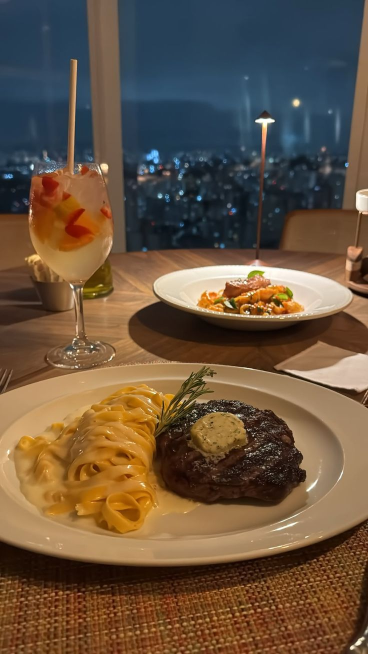
#> input picture aida_modelo/site_api/uploads/imagem-aida.jpg, 736 x 1308 px (shown at 1/2 size)
$ python -i laplaciano_dog_tsr.py   (imports and definitions only)   (older library calls are emulated)
#> lines starting #> are read from the running program, lines starting #| are printed output that depends on the picture
### aida_modelo/utils_imagem.py
from pathlib import Path

import cv2
import numpy as np
import pillow_heif
from PIL import Image


pillow_heif.register_heif_opener()
#> (this line was passed over: pillow_heif is not available in this run)
from PIL import Image, ImageOps, UnidentifiedImageError

from config import EXTENSOES_ACEITAS, PARAMETROS_EXTRATORES, TAMANHO_MAX_BYTES, TAMANHO_MAX_MB

try:
    from pillow_heif import register_heif_opener, register_avif_opener

    register_heif_opener()
#> (this line was passed over: pillow_heif is not available in this run)
    register_avif_opener()
#> (this line was passed over: pillow_heif is not available in this run)
except Exception:
    pass


# [35 lines left out: functions validar_arquivo_imagem, listar_imagens, carregar_imagem_rgb, not called in this run]


def imagem_cinza_float(rgb):
    gray = cv2.cvtColor(rgb, cv2.COLOR_RGB2GRAY)
    return gray.astype(np.float64) / 255.0


# [12 lines left out: function estatisticas, not called in this run]


def limpar_metricas(metricas):
    limpas = {}
    for chave, valor in metricas.items():
        try:
            numero = float(valor)
            if not np.isfinite(numero):
                numero = 0.0
            limpas[chave] = numero
        except Exception:
            limpas[chave] = 0.0
    return limpas

### aida_modelo/extratores/laplaciano_dog_tsr.py
import cv2
import numpy as np

from utils_imagem import carregar_imagem_rgb, limpar_metricas


def extrair_metricas_laplaciano_dog_tsr(gray):
    """Extrai métricas de Laplaciano, DoG e resíduos direcionais (TSR)."""
    metricas = {}

    laplaciano = cv2.Laplacian(gray, cv2.CV_64F)
    laplaciano_abs = np.abs(laplaciano)
    _, laplaciano_forte = cv2.threshold(
        laplaciano_abs,
        30,
        255,
        cv2.THRESH_BINARY,
    )

    metricas["laplaciano_media"] = float(np.mean(laplaciano_abs))
    metricas["laplaciano_desvio"] = float(np.std(laplaciano_abs))
    metricas["laplaciano_variancia"] = float(np.var(laplaciano_abs))
    metricas["laplaciano_maximo"] = float(np.max(laplaciano_abs))
    metricas["laplaciano_pixels_fortes"] = float(
        np.sum(laplaciano_forte > 0) / laplaciano_forte.size
    )

    gray_float = gray.astype(np.float32)
    blur_narrow = cv2.GaussianBlur(gray_float, (3, 3), 0)
    blur_wide = cv2.GaussianBlur(gray_float, (15, 15), 0)
    dog_abs = np.abs(blur_narrow - blur_wide)
    limite_dog = np.mean(dog_abs) + np.std(dog_abs)

    metricas["dog_media"] = float(np.mean(dog_abs))
    metricas["dog_desvio"] = float(np.std(dog_abs))
    metricas["dog_variancia"] = float(np.var(dog_abs))
    metricas["dog_maximo"] = float(np.max(dog_abs))
    metricas["dog_energia"] = float(np.mean(dog_abs**2))
    metricas["dog_pixels_fortes"] = float(
        np.sum(dog_abs > limite_dog) / dog_abs.size
    )

    kernels = {
        "0": np.array([[0, 0, 0], [1, -2, 1], [0, 0, 0]], dtype=np.float32),
        "45": np.array([[0, 0, 1], [0, -2, 0], [1, 0, 0]], dtype=np.float32),
        "90": np.array([[0, 1, 0], [0, -2, 0], [0, 1, 0]], dtype=np.float32),
        "135": np.array([[1, 0, 0], [0, -2, 0], [0, 0, 1]], dtype=np.float32),
    }
    residuos_angulos = {}

    for angulo, kernel in kernels.items():
        residuo = cv2.filter2D(gray_float, cv2.CV_32F, kernel)
        residuo_abs = np.abs(residuo)
        residuos_angulos[angulo] = residuo_abs
        metricas[f"tsr_media_{angulo}"] = float(np.mean(residuo_abs))
        metricas[f"tsr_desvio_{angulo}"] = float(np.std(residuo_abs))
        metricas[f"tsr_energia_{angulo}"] = float(np.mean(residuo_abs**2))

    medias_angulos = [metricas[f"tsr_media_{angulo}"] for angulo in kernels]
    mean_residual = np.mean(list(residuos_angulos.values()), axis=0)

    metricas["tsr_media_geral"] = float(np.mean(mean_residual))
    metricas["tsr_desvio_geral"] = float(np.std(mean_residual))
    metricas["tsr_energia_geral"] = float(np.mean(mean_residual**2))
    metricas["tsr_diferenca_angulos"] = float(
        np.max(medias_angulos) - np.min(medias_angulos)
    )
    metricas["tsr_variacao_angulos"] = float(np.std(medias_angulos))

    return limpar_metricas(metricas)


def extrair_laplaciano_dog_tsr(caminho_imagem):
    """Carrega uma imagem e extrai as métricas dos três métodos."""
    rgb = carregar_imagem_rgb(caminho_imagem)
    gray = cv2.cvtColor(rgb, cv2.COLOR_RGB2GRAY)
    return extrair_metricas_laplaciano_dog_tsr(gray)

>>> import cv2
>>> picture = cv2.imread('../site_api/uploads/imagem-aida.jpg', cv2.IMREAD_GRAYSCALE)
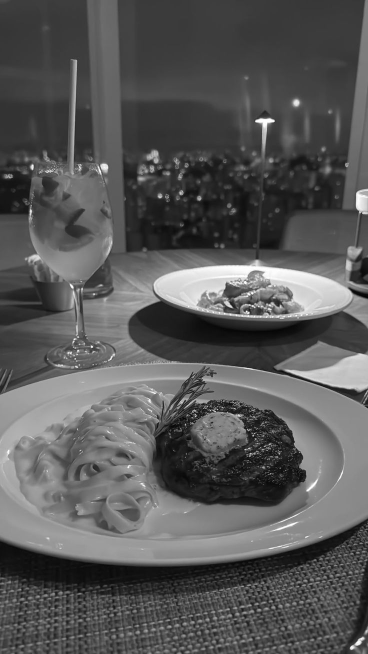
#> picture: shape (1308, 736) (shown at 1/2 size); min 0, max 255, mean 87.8
>>> result = extrair_metricas_laplaciano_dog_tsr(picture)
#> in extrair_metricas_laplaciano_dog_tsr, `laplaciano = cv2.Laplacian(gray, cv2.CV_64F)`:
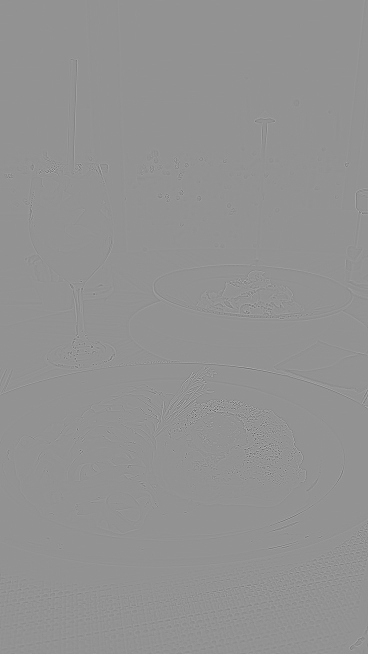
#> laplaciano: shape (1308, 736) float64 (shown at 1/2 size); min -515, max 381, mean 0; drawn with min black and max white
#> in extrair_metricas_laplaciano_dog_tsr, `laplaciano_abs = np.abs(laplaciano)`:
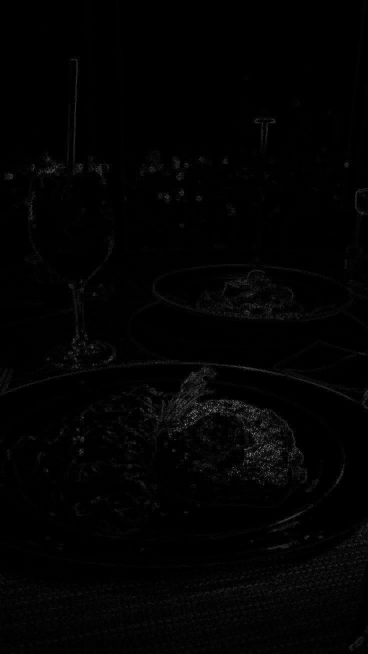
#> laplaciano_abs: shape (1308, 736) float64 (shown at 1/2 size); min 0, max 515, mean 6.2; drawn with min black and max white
#> in extrair_metricas_laplaciano_dog_tsr, `_, laplaciano_forte = cv2.threshold( laplaciano_abs, 30, 255, cv2.THRE..`:
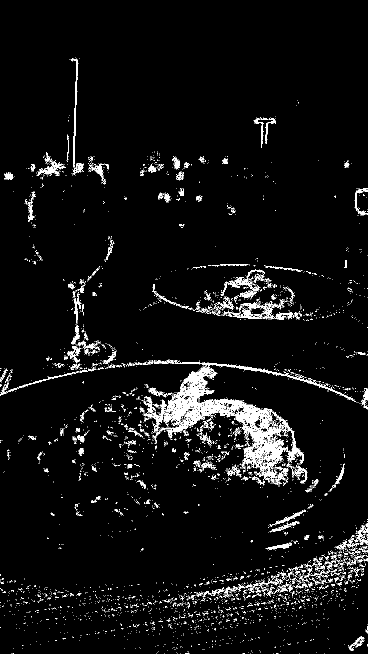
#> laplaciano_forte: shape (1308, 736) float64 (shown at 1/2 size); 4.3% white in thin lines or dots
#> in extrair_metricas_laplaciano_dog_tsr, `limite_dog = np.mean(dog_abs) + np.std(dog_abs)`: limite_dog = 10.46
#> after the loop in extrair_metricas_laplaciano_dog_tsr, `for angulo, kernel in kernels.items():`: metricas = 23 items; residuos_angulos = 4 items
#> in extrair_metricas_laplaciano_dog_tsr, `medias_angulos = [metricas[f"tsr_media_{angulo}"] for angulo in kernels]`: medias_angulos = [3.11, 5.49, 3.98, 5.72]
#> the loop in limpar_metricas, `for chave, valor in metricas.items():` made 28 passes
#> (chave, valor) on passes 1 to 12: ('laplaciano_media', 6.22), ('laplaciano_desvio', 14.88), ('laplaciano_variancia', 221.4), ('laplaciano_maximo', 515), ('laplaciano_pixels_fortes', 0.0431), ('dog_media', 3.89), ('dog_desvio', 6.56), ('dog_variancia', 43.09), ('dog_maximo', 112.9), ('dog_energia', 58.23), ('dog_pixels_fortes', 0.113), ('tsr_media_0', 3.11)
#> after the loop in limpar_metricas, `for chave, valor in metricas.items():`: limpas = 28 items
#> result = 28 items
